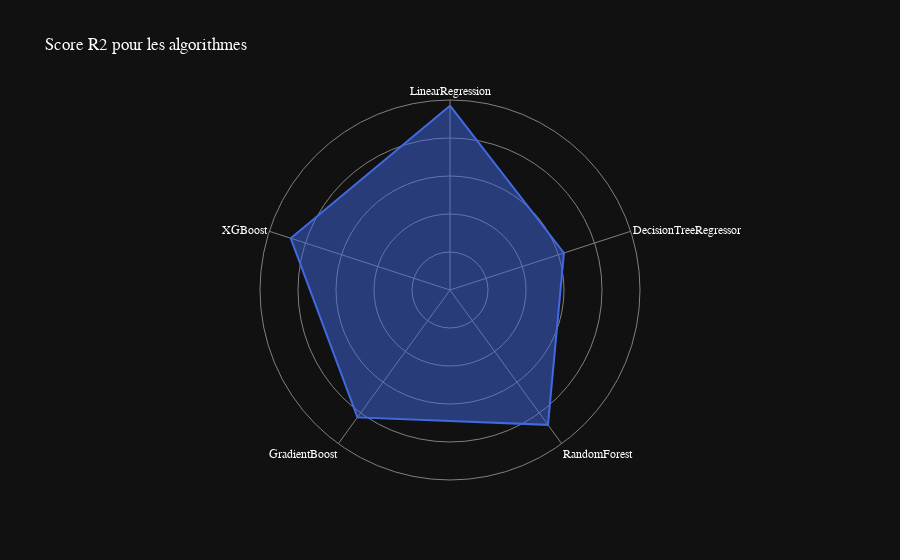

Notebook source saved alongside this figure:
### Code cell
data = [
    {'r': r2_linear, 'theta': 'LinearRegression'},
    {'r': r2_tree, 'theta': 'DecisionTreeRegressor'},
    {'r': r2_random_forest, 'theta': 'RandomForest'},
    {'r': r2_gradient, 'theta': 'GradientBoost'},
    {'r': r2_xgboost, 'theta': 'XGBoost'}
]
fig = px.line_polar(data, r='r', theta='theta',title="Score R2 pour les algorithmes", line_close=True, template='plotly_dark', color_discrete_sequence=['royalblue'])
fig.update_traces(fill='toself')
# change la police
fig.update_layout(
    font=dict(
        family="Optima",
        size=12,
        color="white"
    )
)
# Masquer la ligne représentant les valeurs de 0 à 5 sur l'axe radial
fig.update_layout(
    polar=dict(
        radialaxis=dict(
            showline=False, # masquer la ligne sur l'axe radial
            range=[0,1], # plage maximale de l'axe radial
            showticklabels=False
        )
    )
)

fig.update_layout(
    polar=dict(
        radialaxis=dict(gridcolor='gray', linecolor='gray'),
        angularaxis=dict(gridcolor='gray', linecolor='gray')
    )
)
fig.show()

### Figure 1 — Plotly figure (JSON) as saved in the notebook; plotly's stock layout.template omitted (floating-point values rounded to 4 significant figures)
{"data": [{"fill": "toself", "hovertemplate": "r=%{r}<br>theta=%{theta}<extra></extra>", "legendgroup": "", "line": {"color": "royalblue", "dash": "solid"}, "marker": {"symbol": "circle"}, "mode": "lines", "name": "", "r": [0.9703, 0.6304, 0.8773, 0.8287, 0.8814, 0.9703], "showlegend": false, "subplot": "polar", "theta": ["LinearRegression", "DecisionTreeRegressor", "RandomForest", "GradientBoost", "XGBoost", "LinearRegression"], "type": "scatterpolar"}], "layout": {"font": {"color": "white", "family": "Optima", "size": 12}, "legend": {"tracegroupgap": 0}, "polar": {"angularaxis": {"direction": "clockwise", "gridcolor": "gray", "linecolor": "gray", "rotation": 90}, "domain": {"x": [0, 1], "y": [0, 1]}, "radialaxis": {"gridcolor": "gray", "linecolor": "gray", "range": [0, 1], "showline": false, "showticklabels": false}}, "title": {"text": "Score R2 pour les algorithmes"}}}
